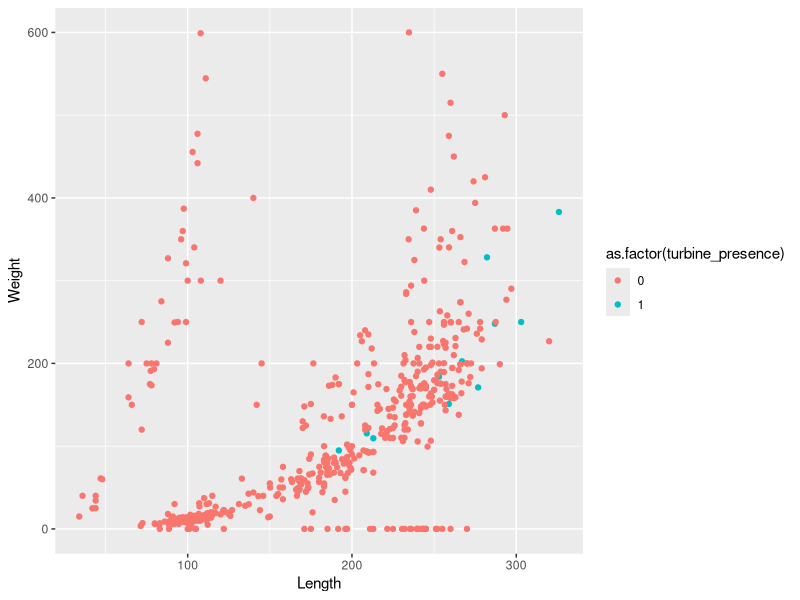
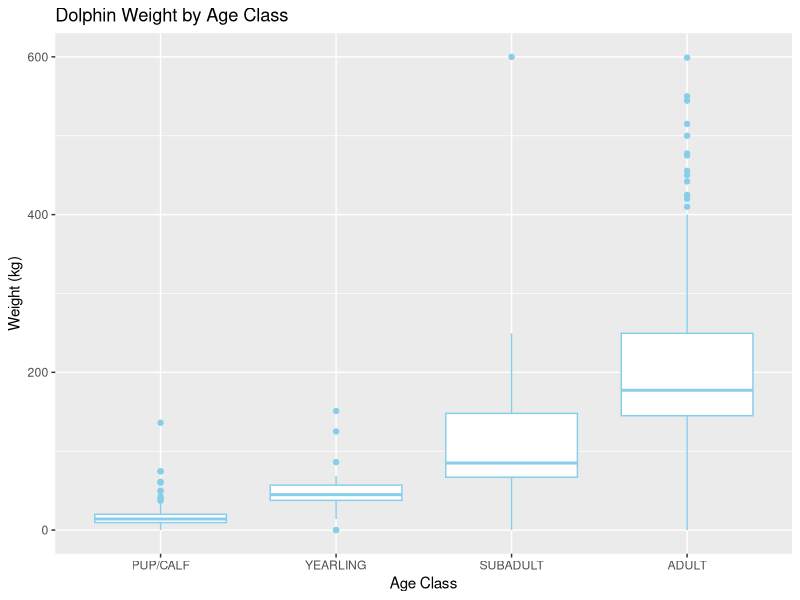
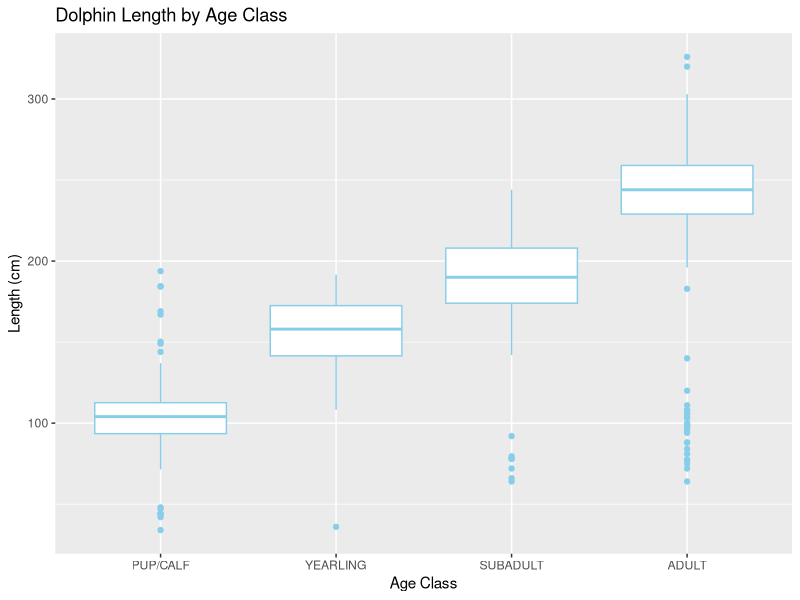
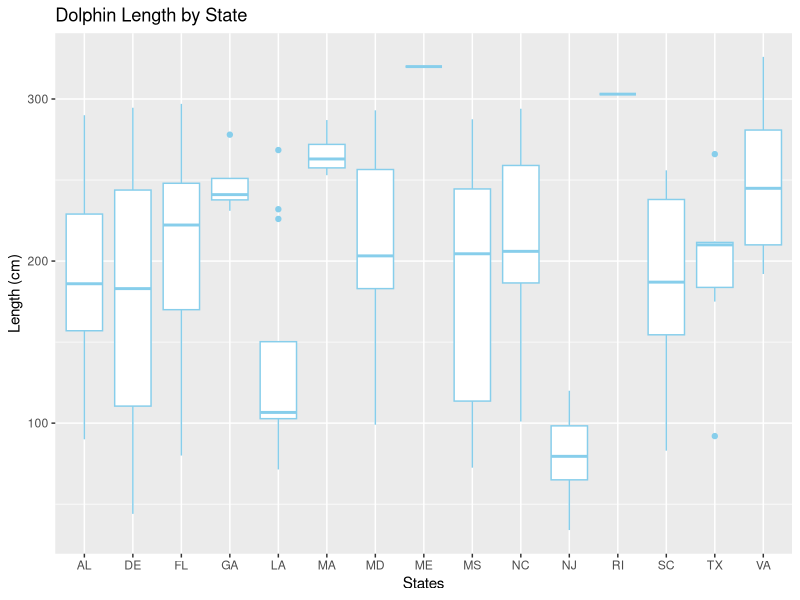
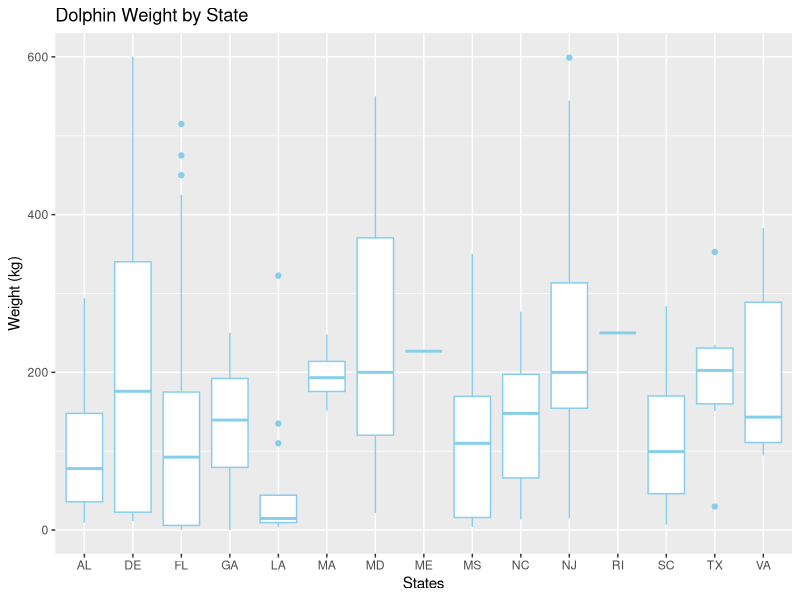
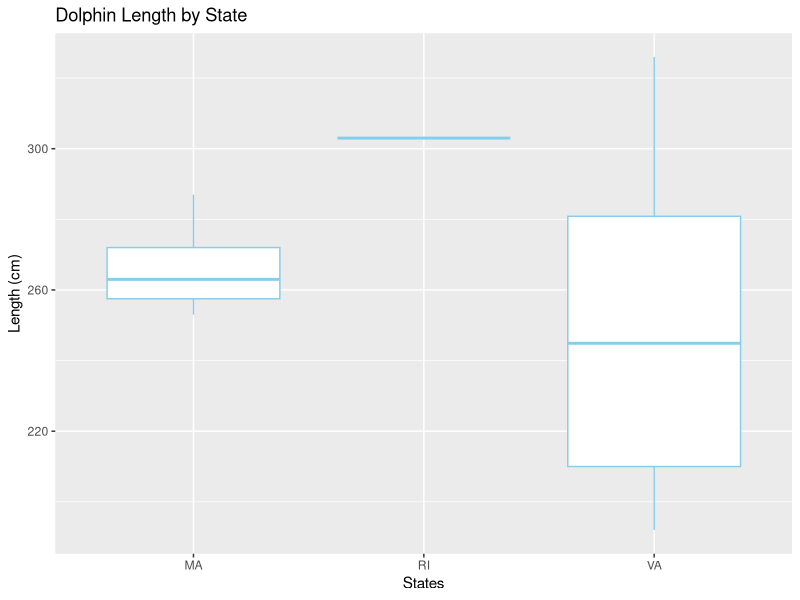
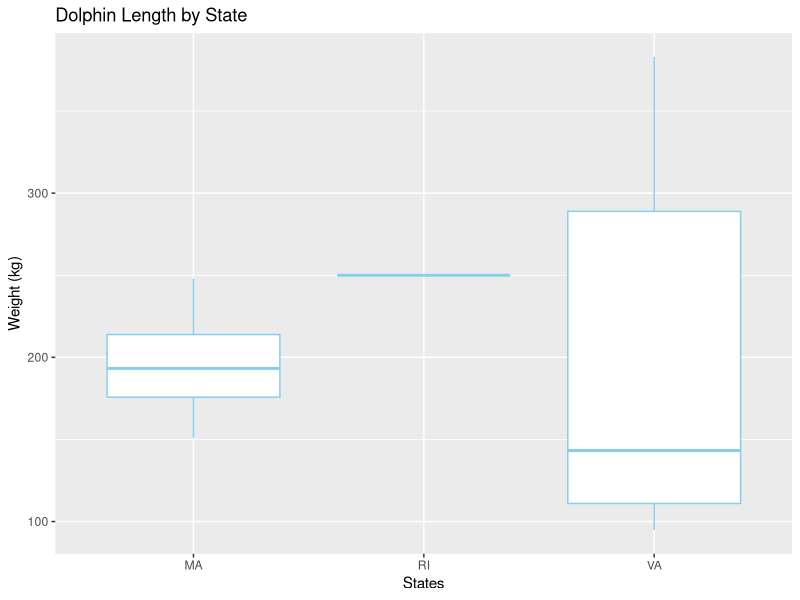
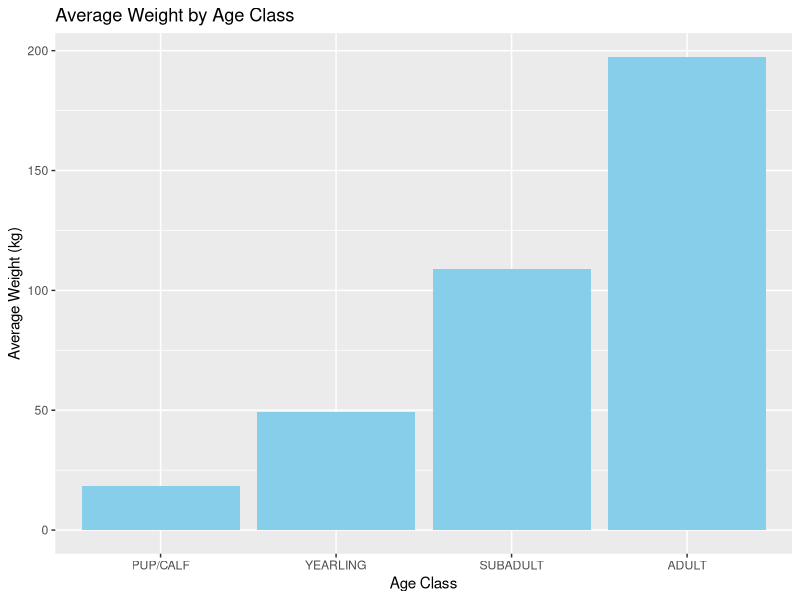

These charts were generated, in order, by the following R code:
## ---- chunk 1
knitr::opts_chunk$set(echo = TRUE)
## ---- chunk 2
#loading packages
library(tidyverse)
library(ggplot2)
library(GGally)
library(rmarkdown)
#setting WD
setwd("/home/guest/Stat_Modeling_Lab/ENV710Ayoung_Emma")

#read in data for problems 1-2
strandings <- read.csv("dolphins_cleaned.csv")
#attach data
attach(strandings)

## ---- chunk 3
#remove NAs
cleaned_strandings <- na.omit(strandings)

#remove unneeded covariates
cleaned_strandings <- subset(cleaned_strandings, select = -c(Shot, Fishery.Interaction))

#removing blanks in Age.Class
cleaned_strandings <- cleaned_strandings[!grepl("^\\s*$", cleaned_strandings$Age.Class), ]
#removing unknowns in Age.Class
cleaned_strandings <- cleaned_strandings[!cleaned_strandings$Age.Class %in% c("UNKNOWN"), ]
#removing unknowns in Sex
cleaned_strandings <- cleaned_strandings[!cleaned_strandings$Sex %in% c("UNKNOWN"), ]

#create binary covariate for wind turbine presence in state
cleaned_strandings <- cleaned_strandings %>%
  mutate(turbine_presence = if_else(State %in% c("VA", "NY", "RI", "MA"), 1, 0))

write.csv(cleaned_strandings, "cleaned_strandings", row.names = FALSE)
#strandings_test <- read.csv("cleaned_strandings")


#creating subset using collision observations
subset <- cleaned_strandings[!grepl("^\\s*$", cleaned_strandings$Boat.Collision), ]

#create new csv file for future editing
subset <- subset[!subset$Boat.Collision %in% c("C"), ]

#count of strandings in wind farm states = 6
sum(subset$turbine_presence)

#count of strandings in turbine states = 11
sum(cleaned_strandings$turbine_presence)

## ---- chunk 4
#visualizing length and weight by presence of turbines
plot <- ggplot(cleaned_strandings, aes(x = Length, y = Weight, color = as.factor(turbine_presence))) +
  geom_point()
plot

#I like visualizing this data better with box plots
age_class_order <- c("PUP/CALF", "YEARLING", "SUBADULT", "ADULT")

boxplot1 <- ggplot(cleaned_strandings, aes(x = factor(Age.Class, levels = age_class_order), y = Weight)) +
  geom_boxplot(color="skyblue") +
  labs(x = "Age Class", y = "Weight (kg)") +
  ggtitle("Dolphin Weight by Age Class")
boxplot1

boxplot2 <- ggplot(cleaned_strandings, aes(x = factor(Age.Class, levels = age_class_order), y = Length)) +
  geom_boxplot(color="skyblue") +
  labs(x = "Age Class", y = "Length (cm)") +
  ggtitle("Dolphin Length by Age Class")
boxplot2

state_plot <- ggplot(cleaned_strandings, aes(x = State, y = Length)) +
  geom_boxplot(color="skyblue") +
  labs(x = "States", y = "Length (cm)") +
  ggtitle("Dolphin Length by State")
state_plot

state_plot2 <- ggplot(cleaned_strandings, aes(x = State, y = Weight)) +
  geom_boxplot(color="skyblue") +
  labs(x = "States", y = "Weight (kg)") +
  ggtitle("Dolphin Weight by State")
state_plot2

subset_turbines <- filter(cleaned_strandings, State %in% c("VA", "NY", "RI", "MA"))

state_turbines <- ggplot(subset_turbines, aes(x = State, y = Length)) +
  geom_boxplot(color="skyblue") +
  labs(x = "States", y = "Length (cm)") +
  ggtitle("Dolphin Length by State")
state_turbines

state_turbines2 <- ggplot(subset_turbines, aes(x = State, y = Weight)) +
  geom_boxplot(color="skyblue") +
  labs(x = "States", y = "Weight (kg)") +
  ggtitle("Dolphin Length by State")
state_turbines2


#visualizing weight by age class
avg_weight <- aggregate(Weight ~ Age.Class, data = cleaned_strandings, FUN = mean)

avg_weight <- avg_weight[order(-avg_weight$Weight), ]

plot1 <- ggplot(avg_weight, aes(x = reorder(Age.Class, Weight), y = Weight)) +
  geom_bar(stat = "identity", fill = "skyblue") +
  labs(x = "Age Class", y = "Average Weight (kg)") +
  ggtitle("Average Weight by Age Class")
plot1

#visualizing length by age class
avg_lengths <- aggregate(Length ~ Age.Class, data = cleaned_strandings, FUN = mean)

avg_lengths <- avg_lengths[order(-avg_lengths$Length), ]

plot2 <- ggplot(avg_lengths, aes(x = reorder(Age.Class, Length), y = Length)) +
  geom_bar(stat = "identity", fill = "skyblue") +
  labs(x = "Age Class", y = "Average Length") +
  ggtitle("Average Length by Age Class")
plot2

#visualizing sex by presence of turbines
plot3 <- ggplot(cleaned_strandings, aes(x = Sex, fill = factor(turbine_presence))) +
  geom_bar(position = "stack") +
  labs(x = "Sex", y = "Count", fill = "Presence of Turbines") +
  ggtitle("Sex vs Presence of Turbines")
plot3

#visualizing age class by presence of turbines
age_class_order <- c("PUP/CALF", "YEARLING", "SUBADULT", "ADULT")

plot4 <- ggplot(cleaned_strandings, aes(x = factor(Age.Class, levels = age_class_order), fill = factor(turbine_presence))) +
  geom_bar(position = "stack") +
  labs(x = "Age Class", y = "Count", fill = "Presence of Turbines") +
  ggtitle("Age Class vs Presence of Turbines")
plot4

## ---- chunk 5
#Fitting a regression model (Turbine Presence)
fit_1 <- lm(turbine_presence~1, data = cleaned_strandings)
#Summary of the regression model fit_1
summary(fit_1)

#Checking the structure of Cleaned_strandings
str(cleaned_strandings)

#Fitting a regression model (Wind Turbine presence & length)
fit_2 <- glm(turbine_presence~Length,family='binomial', data = cleaned_strandings)
#Summary of the regression model fit_2
summary(fit_2)

#Plot for fit_1
fit_2_plot <- ggplot(cleaned_strandings, aes(x =Length, y =turbine_presence)) +
geom_point(shape = 1) +
xlab("Length of Bottlenose Dolphins Strandings") +
ylab("Presence of Wind Turbines") +
scale_y_continuous(breaks = c(0, 1), labels = c("No", "Yes"),limits = c(0,1))
fit_2_plot

#Fitting a regression model (Wind Turbine presence & Weight)
fit_3 <- glm(turbine_presence~Length+Weight,family='binomial', data = cleaned_strandings)
#Summary of the regression model fit_2
summary(fit_3)

#Log odds of turbines presence
cleaned_strandings$log_odds_turbines<-predict(fit_3,type="link")
#Plot for fit_2
fit_3_plot <- ggplot(cleaned_strandings, aes(x =Length,y=log_odds_turbines, color=Weight)) +
geom_point(shape = 1) +
geom_smooth(method=glm)+
xlab("Weight of Bottlenose Dolphins Strandings") +
ylab("Presence of Wind Turbines")
#Plot
fit_3_plot
